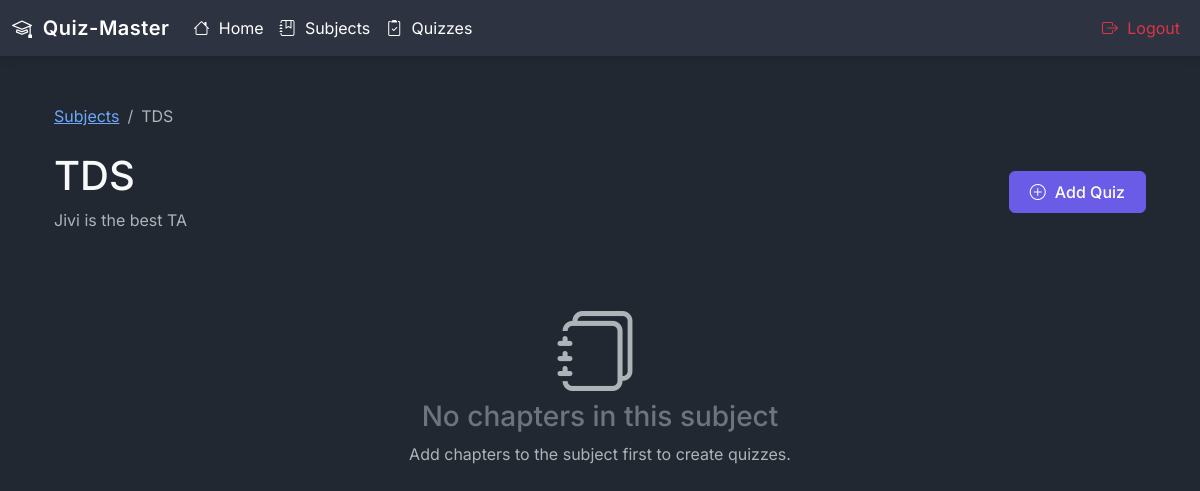
The app's page /admin/subject/3/quizzes (signed in), older data.
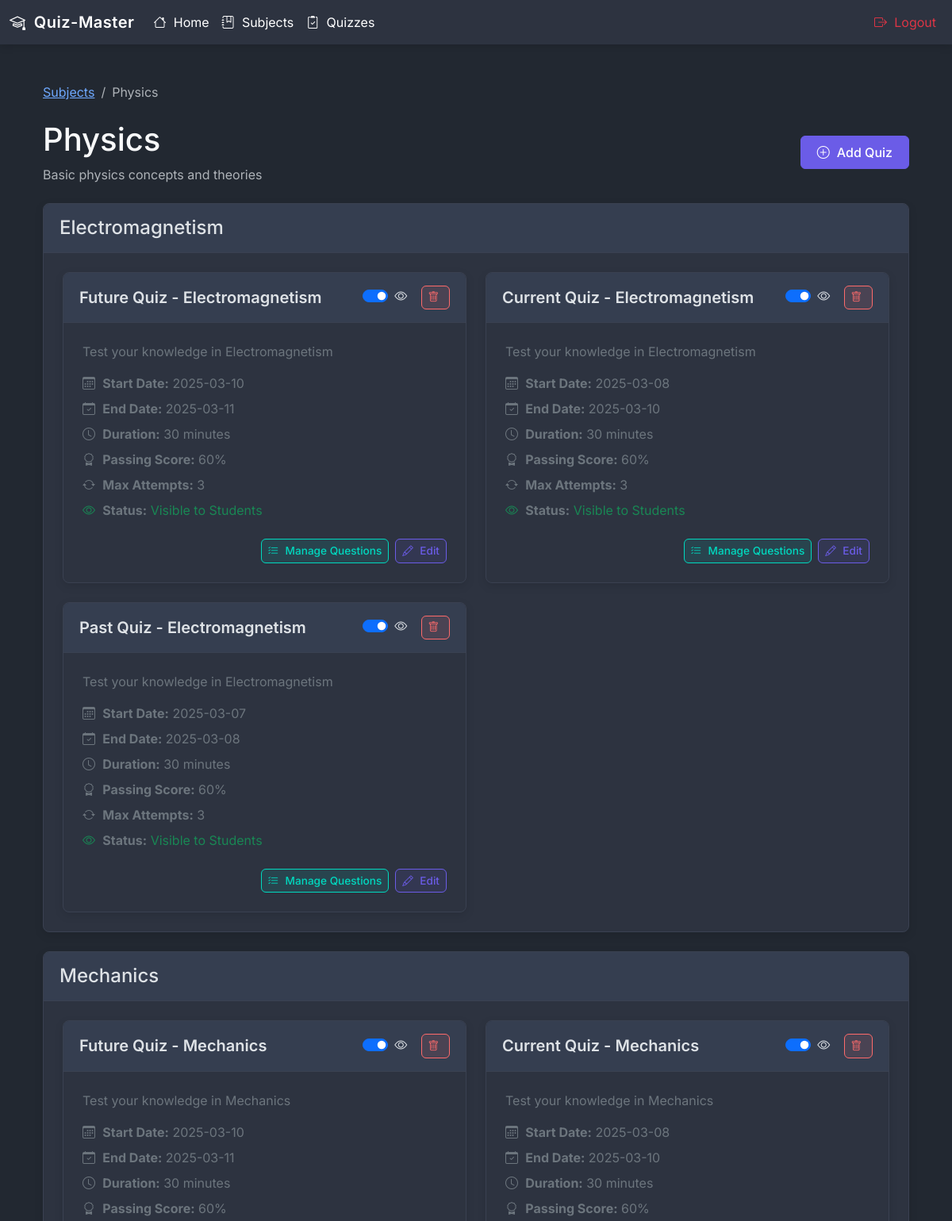
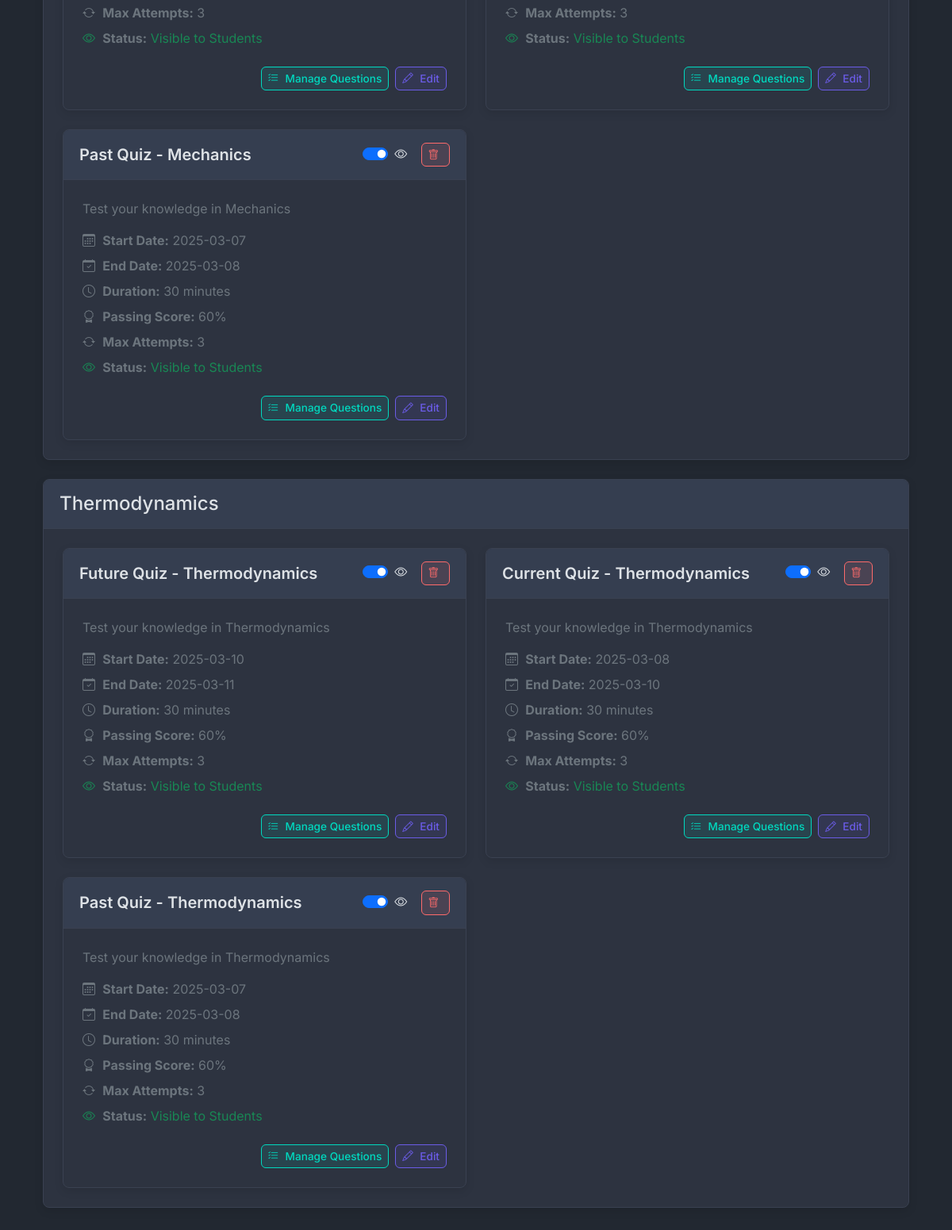
The same page, newer data (2 pictures, top to bottom).
### models.py (models this page shows)
class Subject(db.Model):
    id = db.Column(db.Integer, primary_key=True)
    name = db.Column(db.String(50), unique=True, nullable=False, index=True)
    description = db.Column(db.Text)
    created_at = db.Column(db.DateTime, default=datetime.now(timezone.utc))
    updated_at = db.Column(db.DateTime, default=datetime.now(timezone.utc), onupdate=datetime.now(timezone.utc))
    chapters = db.relationship('Chapter', backref='subject', lazy=True)

class Chapter(db.Model):
    id = db.Column(db.Integer, primary_key=True)
    name = db.Column(db.String(50), nullable=False)
    description = db.Column(db.Text)
    subject_id = db.Column(db.Integer, db.ForeignKey('subject.id'), nullable=False, index=True)
    created_at = db.Column(db.DateTime, default=datetime.now(timezone.utc))
    updated_at = db.Column(db.DateTime, default=datetime.now(timezone.utc), onupdate=datetime.now(timezone.utc))
    quizzes = db.relationship('Quiz', backref='chapter', lazy=True)

class Quiz(db.Model):
    id = db.Column(db.Integer, primary_key=True)
    name = db.Column(db.String(100), nullable=False)
    description = db.Column(db.Text)
    start_date = db.Column(db.DateTime(timezone=True), nullable=False)  # Explicitly set timezone=True
    end_date = db.Column(db.DateTime(timezone=True))  # Explicitly set timezone=True
    time_duration = db.Column(db.Integer, nullable=False)  # in minutes
    passing_score = db.Column(db.Integer, nullable=False)
    max_attempts = db.Column(db.Integer, default=3)
    chapter_id = db.Column(db.Integer, db.ForeignKey('chapter.id'), nullable=False)
    is_active = db.Column(db.Boolean, default=False)
    created_at = db.Column(db.DateTime(timezone=True), default=datetime.now(timezone.utc))
    updated_at = db.Column(db.DateTime(timezone=True), onupdate=datetime.now(timezone.utc))
    questions = db.relationship('Question', backref='quiz', lazy=True)
    attempts = db.relationship('QuizAttempt', backref='quiz', lazy=True)
    scores = db.relationship('Score', backref='quiz', lazy=True)

### routes/admin_routes.py (the view)
@app.route('/admin/subject/<int:subject_id>/quizzes')
@admin_required
def subject_quizzes(subject_id):
    subject = Subject.query.get_or_404(subject_id)
    subject.chapters = Chapter.query.filter_by(subject_id=subject_id)\
        .order_by(Chapter.name)\
        .all()
    for chapter in subject.chapters:
        chapter.quizzes = Quiz.query.filter_by(chapter_id=chapter.id)\
            .order_by(Quiz.start_date.desc())\
            .all()
        for quiz in chapter.quizzes:
            if quiz.start_date and quiz.start_date.tzinfo is None:
                db.session.query(Quiz).filter_by(id=quiz.id).update({
                    'start_date': quiz.start_date.replace(tzinfo=timezone.utc)
                })
            if quiz.end_date and quiz.end_date.tzinfo is None:
                db.session.query(Quiz).filter_by(id=quiz.id).update({
                    'end_date': quiz.end_date.replace(tzinfo=timezone.utc)
                })
        if any(quiz.start_date.tzinfo is None for quiz in chapter.quizzes if quiz.start_date) or \
           any(quiz.end_date.tzinfo is None for quiz in chapter.quizzes if quiz.end_date):
            db.session.commit()
            chapter.quizzes = Quiz.query.filter_by(chapter_id=chapter.id)\
                .order_by(Quiz.start_date.desc())\
                .all()
    return render_template('admin/subject_quizzes.html', subject=subject)

### utils.py (called while the page is built)
def admin_required(f):
    @wraps(f)
    def decorated_function(*args, **kwargs):
        if 'admin_id' not in session:
            flash('Admin access required!', 'danger')
            return redirect(url_for('login'))
        return f(*args, **kwargs)
    return decorated_function

### templates/admin/subject_quizzes.html (shortened to what this page needs)
{% extends "base.html" %}
{% block navigation %}
<nav class="navbar navbar-expand-lg">
    <div class="container-fluid">
        <a class="navbar-brand" href="/"><i class="bi bi-mortarboard"></i> Quiz-Master</a>
        <div class="collapse navbar-collapse" id="navbarSupportedContent">
            <ul class="navbar-nav me-auto mb-2 mb-lg-0">
                <li class="nav-item">
                    <a class="nav-link active" aria-current="page" href="/"><i class="bi bi-house"></i> Home</a>
                </li>
                <li class="nav-item">
                    <a class="nav-link active" href="{{ url_for('admin') }}"><i class="bi bi-journal-bookmark"></i> Subjects</a>
                </li>
                <li class="nav-item">
                    <a class="nav-link active" href="{{ url_for('allQuizzes') }}"><i class="bi bi-clipboard2-check"></i> Quizzes</a>
                </li>
            </ul>
            <ul class="navbar-nav">
                <li class="nav-item">
                    <a class="nav-link active text-danger" href="{{ url_for('adminLogout') }}"><i class="bi bi-box-arrow-right"></i> Logout</a>
                </li>
            </ul>
        </div>
    </div>
</nav>
{% endblock %}
{% block content %}
<div class="container py-4">
    <nav aria-label="breadcrumb" class="mb-4">
        <ol class="breadcrumb">
            <li class="breadcrumb-item"><a href="{{ url_for('admin') }}">Subjects</a></li>
            <li class="breadcrumb-item active" aria-current="page">{{ subject.name }}</li>
        </ol>
    </nav>
    <div class="d-flex justify-content-between align-items-center mb-4">
        <div>
            <h1>{{ subject.name }}</h1>
            <p class="text-muted mb-0">{{ subject.description }}</p>
        </div>
        <button class="btn btn-primary" data-bs-toggle="modal" data-bs-target="#addQuizModal">
            <i class="bi bi-plus-circle"></i> Add Quiz
        </button>
    </div>
    <div class="row">
        {% for chapter in subject.chapters %}
        <div class="col-12 mb-4">
            <div class="card">
                <div class="card-header">
                    <h4 class="mb-0">{{ chapter.name }}</h4>
                </div>
                <div class="card-body">
                    {% if chapter.quizzes %}
                    <div class="row g-4">
                        {% for quiz in chapter.quizzes %}
                        <div class="col-md-6">
                            <div class="card h-100">
                                <div class="card-header d-flex justify-content-between align-items-center">
                                    <h5 class="card-title mb-0">{{ quiz.name }}</h5>
                                    <div>
                                        <div class="form-check form-switch d-inline-block me-2">
                                            <input class="form-check-input" type="checkbox"
                                                   role="switch" id="visibility-toggle-{{ quiz.id }}"
                                                   data-quiz-id="{{ quiz.id }}"
                                                   {% if quiz.is_active %}checked{% endif %}>
                                            <label class="form-check-label" for="visibility-toggle-{{ quiz.id }}">
                                                <i class="bi {% if quiz.is_active %}bi-eye{% else %}bi-eye-slash{% endif %}"></i>
                                            </label>
                                        </div>
                                        <button class="btn btn-sm action-btn action-btn-delete"
                                                data-bs-toggle="modal"
                                                data-bs-target="#deleteQuizModal-{{ quiz.id }}">
                                            <i class="bi bi-trash"></i>
                                        </button>
                                    </div>
                                </div>
                                <div class="card-body">
                                    <p class="text-secondary">{{ quiz.description }}</p>
                                    <div class="text-secondary mb-4">
                                        <p class="mb-2">
                                            <i class="bi bi-calendar3"></i>
                                            <strong>Start Date:</strong> {{ quiz.start_date.strftime('%Y-%m-%d') }}
                                        </p>
                                        {% if quiz.end_date %}
                                        <p class="mb-2">
                                            <i class="bi bi-calendar-check"></i>
                                            <strong>End Date:</strong> {{ quiz.end_date.strftime('%Y-%m-%d') }}
                                        </p>
                                        {% endif %}
                                        <p class="mb-2">
                                            <i class="bi bi-clock"></i>
                                            <strong>Duration:</strong> {{ quiz.time_duration }} minutes
                                        </p>
                                        <p class="mb-2">
                                            <i class="bi bi-award"></i>
                                            <strong>Passing Score:</strong> {{ quiz.passing_score }}%
                                        </p>
                                        <p class="mb-2">
                                            <i class="bi bi-arrow-repeat"></i>
                                            <strong>Max Attempts:</strong> {{ quiz.max_attempts }}
                                        </p>
                                        <p class="mb-2">
                                            <i class="bi {% if quiz.is_active %}bi-eye text-success{% else %}bi-eye-slash text-danger{% endif %}"></i>
                                            <strong>Status:</strong>
                                            <span class="{% if quiz.is_active %}text-success{% else %}text-danger{% endif %}">
                                                {{ 'Visible to Students' if quiz.is_active else 'Hidden from Students' }}
                                            </span>
                                        </p>
                                    </div>
                                    <div class="d-flex justify-content-end gap-2">
                                        <a href="{{ url_for('add_quiz_questions', quiz_id=quiz.id) }}"
                                           class="btn btn-sm action-btn action-btn-add">
                                            <i class="bi bi-list-check"></i> Manage Questions
                                        </a>
                                        <button class="btn btn-sm action-btn action-btn-edit"
                                                data-bs-toggle="modal"
                                                data-bs-target="#editQuizModal-{{ quiz.id }}">
                                            <i class="bi bi-pencil"></i> Edit
                                        </button>
                                    </div>
                                </div>
                            </div>
                        </div>
                        {% endfor %}
                    </div>
                    {% else %}
                    <p class="text-muted mb-0">No quizzes in this chapter yet.</p>
                    <a href="{{ url_for('add_quiz_form', chapter_id=chapter.id) }}" class="btn btn-sm btn-outline-primary mt-2">
                        <i class="bi bi-plus-circle"></i> Add Quiz to {{ chapter.name }}
                    </a>
                    {% endif %}
                </div>
            </div>
        </div>
        {% endfor %}
    </div>
    {% if not subject.chapters %}
    <div class="text-center py-5">
        <i class="bi bi-journals display-1 text-muted mb-3"></i>
        <h3 class="text-secondary">No chapters in this subject</h3>
        <p class="text-muted">Add chapters to the subject first to create quizzes.</p>
    </div>
    {% endif %}
</div>
{% endblock %}

### templates/base.html (shortened to what this page needs)
<!DOCTYPE html>
<html lang="en" data-bs-theme="dark">
<head>
    <link href="https://cdn.jsdelivr.net/npm/bootstrap@5.3.3/dist/css/bootstrap.min.css" rel="stylesheet"
>
    <link rel="stylesheet" href="https://cdn.jsdelivr.net/npm/bootstrap-icons@1.11.3/font/bootstrap-icons.min.css">
    <link rel="stylesheet" href="{{ url_for('static', filename='css/style.css') }}">
</head>
<body>
    {% block navigation %}{% endblock %}
    <div id="content" class="container mt-4">
        {% block content %}This is a page.{% endblock %}
    </div>
</body>
</html>

### static/css/style.css (style rules this page uses)
:root { --primary-color: #6b5ce7; --primary-light: rgba(107, 92, 231, 0.1); --secondary-color: #00d9bf; --secondary-light: rgba(0, 217, 191, 0.1); --danger-color: #ff6b6b; --danger-light: rgba(255, 107, 107, 0.1); --success-color: #2ecc71; --success-light: rgba(46, 204, 113, 0.1); --dark-bg: #222831; --card-bg: #2d3340; --card-header-bg: #353e50; --text-primary: #f8f9fa; --text-secondary: #b4b6bc; --text-muted: #999aa2; --border-color: #3a4151; }
body { font-family: 'Inter', 'Segoe UI', Roboto, Oxygen, Ubuntu, Cantarell, 'Open Sans', 'Helvetica Neue', sans-serif; background-color: var(--dark-bg); color: var(--text-primary); }
.navbar { background-color: var(--card-bg) !important; box-shadow: 0 2px 10px rgba(0, 0, 0, 0.15); }
.navbar-brand { font-weight: 600; letter-spacing: 0.5px; }
.card { background-color: var(--card-bg); border: 1px solid var(--border-color); box-shadow: 0 4px 12px rgba(0, 0, 0, 0.1); transition: transform 0.2s, box-shadow 0.2s; border-radius: 8px; overflow: hidden; }
.card-header { background-color: var(--card-header-bg); border-bottom: 1px solid var(--border-color); padding: 1rem 1.25rem; }
.card-body { padding: 1.5rem; }
.card-title { font-weight: 600; margin-bottom: 1rem; }
.btn { border-radius: 6px; font-weight: 500; padding: 0.5rem 1.25rem; transition: all 0.2s; }
.btn-primary { background-color: var(--primary-color); border-color: var(--primary-color); }
.bi { margin-right: 0.3rem; }
.action-btn { padding: 0.25rem 0.5rem; font-size: 0.85rem; }
.action-btn-edit { color: var(--primary-color); background-color: var(--primary-light); border: 1px solid var(--primary-color); }
.action-btn-delete { color: var(--danger-color); background-color: var(--danger-light); border: 1px solid var(--danger-color); }
.action-btn-add { color: var(--secondary-color); background-color: var(--secondary-light); border: 1px solid var(--secondary-color); }

Row changes from the older to the newer data that the page shows:
changed Subject: name "TDS" → "Physics"; description "Jivi is the best TA" → "Basic physics concepts and theories"
added Chapter: name "Electromagnetism"
added Quiz: name "Future Quiz - Electromagnetism", is_active "☑", description "Test your knowledge in Electromagnetism", start_date "2025-03-10", end_date "2025-03-11", time_duration "30", passing_score "60", max_attempts "3", is_active "Visible to Students", shown under "Electromagnetism"
added Quiz: name "Current Quiz - Electromagnetism", is_active "☑", description "Test your knowledge in Electromagnetism", start_date "2025-03-08", end_date "2025-03-10", time_duration "30", passing_score "60", max_attempts "3", is_active "Visible to Students", shown under "Electromagnetism"
added Quiz: name "Past Quiz - Electromagnetism", is_active "☑", description "Test your knowledge in Electromagnetism", start_date "2025-03-07", end_date "2025-03-08", time_duration "30", passing_score "60", max_attempts "3", is_active "Visible to Students", shown under "Electromagnetism"
added Chapter: name "Mechanics"
added Quiz: name "Future Quiz - Mechanics", is_active "☑", description "Test your knowledge in Mechanics", start_date "2025-03-10", end_date "2025-03-11", time_duration "30", passing_score "60", max_attempts "3", is_active "Visible to Students", shown under "Mechanics"
added Quiz: name "Current Quiz - Mechanics", is_active "☑", description "Test your knowledge in Mechanics", start_date "2025-03-08", end_date "2025-03-10", time_duration "30", passing_score "60", max_attempts "3", is_active "Visible to Students", shown under "Mechanics"
added Quiz: name "Past Quiz - Mechanics", is_active "☑", description "Test your knowledge in Mechanics", start_date "2025-03-07", end_date "2025-03-08", time_duration "30", passing_score "60", max_attempts "3", is_active "Visible to Students", shown under "Mechanics"
added Chapter: name "Thermodynamics"
added Quiz: name "Future Quiz - Thermodynamics", is_active "☑", description "Test your knowledge in Thermodynamics", start_date "2025-03-10", end_date "2025-03-11", time_duration "30", passing_score "60", max_attempts "3", is_active "Visible to Students", shown under "Thermodynamics"
added Quiz: name "Current Quiz - Thermodynamics", is_active "☑", description "Test your knowledge in Thermodynamics", start_date "2025-03-08", end_date "2025-03-10", time_duration "30", passing_score "60", max_attempts "3", is_active "Visible to Students", shown under "Thermodynamics"
added Quiz: name "Past Quiz - Thermodynamics", is_active "☑", description "Test your knowledge in Thermodynamics", start_date "2025-03-07", end_date "2025-03-08", time_duration "30", passing_score "60", max_attempts "3", is_active "Visible to Students", shown under "Thermodynamics"
Text that changed along with them:
text no longer shown: "No chapters in this subject Add chapters to the subject first to create quizzes."
